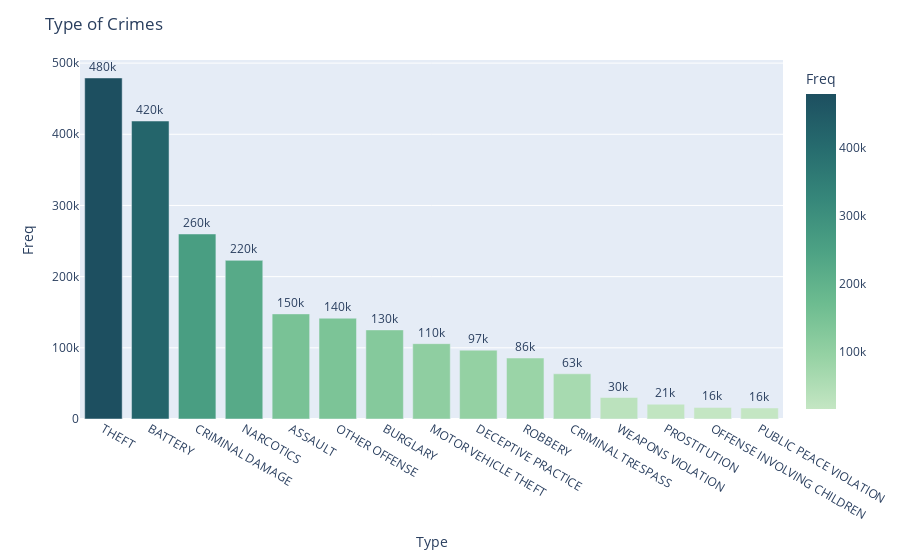

The notebook cell this image was saved under:
### Markdown cell above
3. __Number of crime by type__</br>
We try to indentify the trend and highpoints or lowpoints.

### Code cell
# Function to plot the serie value_counts
def plot_counts(serie, title):
    df = pd.DataFrame(serie.value_counts()[:15])
    df.columns = ["Freq"]
    df["Type"] = df.index
    fig = px.bar(df, y="Freq", x="Type", text="Freq", color="Freq", color_continuous_scale=px.colors.sequential.Blugrn)
    fig.update_traces(texttemplate="%{text:.2s}", textposition="outside")
    fig.update_layout(uniformtext_minsize=8, uniformtext_mode="hide")
    fig.update_layout(title_text=title)
    fig.show()


plot_counts(c_crime_df["Primary Type"], "Type of Crimes")

### Figure 1 — Plotly figure (JSON) as saved in the notebook; plotly's stock layout.template omitted (floating-point values rounded to 4 significant figures)
{"data": [{"alignmentgroup": "True", "hovertemplate": "Type=%{x}<br>Freq=%{marker.color}<extra></extra>", "legendgroup": "", "marker": {"color": [479153, 418647, 259959, 222861, 147662, 141627, 125161, 105852, 96707, 85694, 63498, 30210, 20795, 16320, 15510], "coloraxis": "coloraxis", "pattern": {"shape": ""}}, "name": "", "offsetgroup": "", "orientation": "v", "showlegend": false, "text": [479153, 418647, 259959, 222861, 147662, 141627, 125161, 105852, 96707, 85694, 63498, 30210, 20795, 16320, 15510], "textposition": "outside", "texttemplate": "%{text:.2s}", "type": "bar", "x": ["THEFT", "BATTERY", "CRIMINAL DAMAGE", "NARCOTICS", "ASSAULT", "OTHER OFFENSE", "BURGLARY", "MOTOR VEHICLE THEFT", "DECEPTIVE PRACTICE", "ROBBERY", "CRIMINAL TRESPASS", "WEAPONS VIOLATION", "PROSTITUTION", "OFFENSE INVOLVING CHILDREN", "PUBLIC PEACE VIOLATION"], "xaxis": "x", "y": [479153, 418647, 259959, 222861, 147662, 141627, 125161, 105852, 96707, 85694, 63498, 30210, 20795, 16320, 15510], "yaxis": "y"}], "layout": {"barmode": "relative", "coloraxis": {"colorbar": {"title": {"text": "Freq"}}, "colorscale": [[0, "rgb(196, 230, 195)"], [0.1667, "rgb(150, 210, 164)"], [0.3333, "rgb(109, 188, 144)"], [0.5, "rgb(77, 162, 132)"], [0.6667, "rgb(54, 135, 122)"], [0.8333, "rgb(38, 107, 110)"], [1, "rgb(29, 79, 96)"]]}, "legend": {"tracegroupgap": 0}, "margin": {"t": 60}, "title": {"text": "Type of Crimes"}, "uniformtext": {"minsize": 8, "mode": "hide"}, "xaxis": {"anchor": "y", "domain": [0, 1], "title": {"text": "Type"}}, "yaxis": {"anchor": "x", "domain": [0, 1], "title": {"text": "Freq"}}}}
